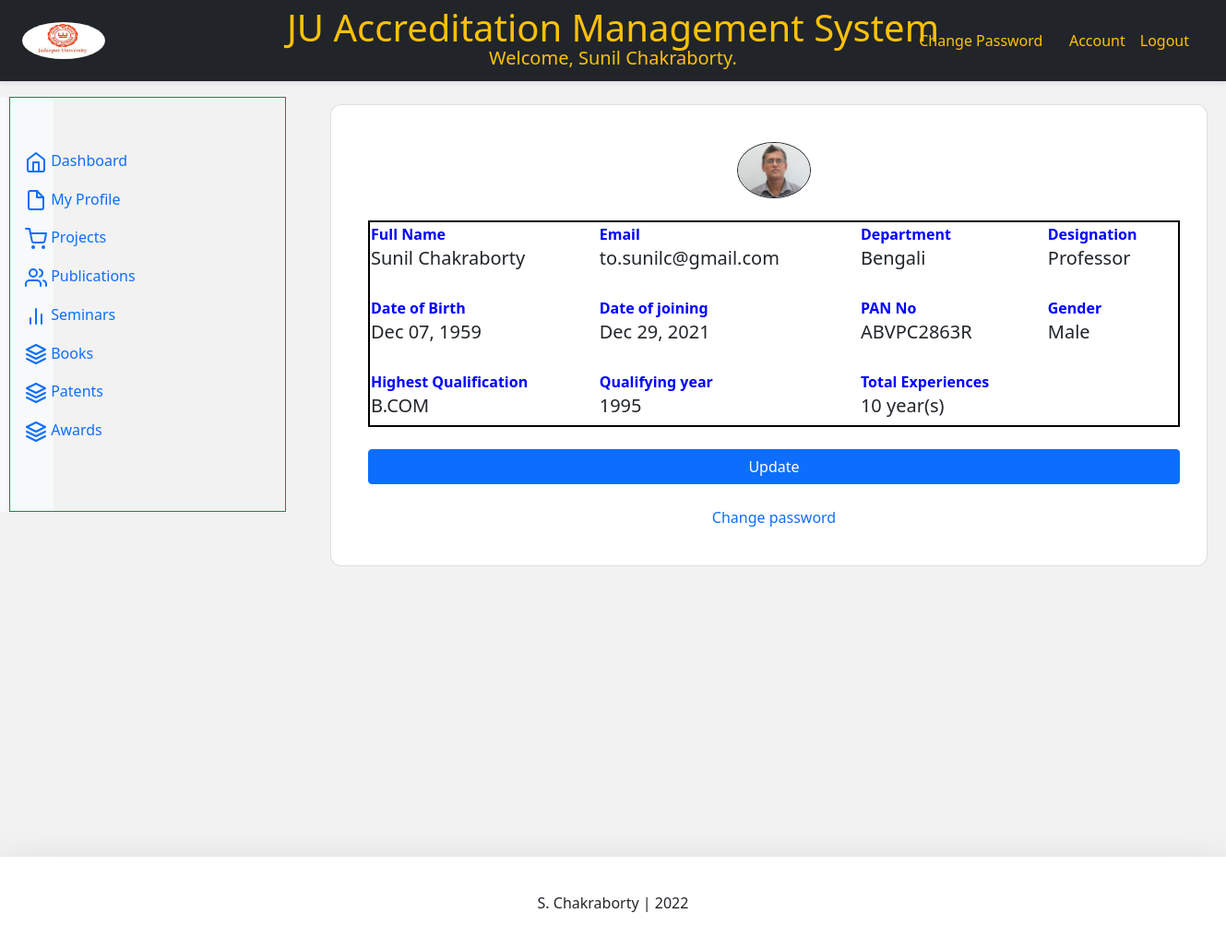
/account/1/ (signed in), run on the app's committed database.
### account/models.py (models this page shows, shortened)
class Account(AbstractBaseUser):
	email 					= models.EmailField(verbose_name="email", max_length=60, unique=True)
	username 				= models.CharField(max_length=30, unique=True)
	date_joined				= models.DateTimeField(verbose_name='date joined', auto_now_add=True)
	last_login				= models.DateTimeField(verbose_name='last login', auto_now=True)
	is_admin				= models.BooleanField(default=False)
	is_active				= models.BooleanField(default=True)
	is_staff				= models.BooleanField(default=False)
	is_superuser			= models.BooleanField(default=False)
	profile_image			= models.ImageField(max_length=255, upload_to=get_profile_image_filepath, null=True, blank=True, default=get_default_profile_image)
	hide_email				= models.BooleanField(default=True)
	Department              = models.ForeignKey("Department", on_delete=models.CASCADE, null=True, blank=True)
	Designation             = models.ForeignKey("Designation", on_delete=models.CASCADE, null=True, blank=True)
	highest_quali			= models.CharField(max_length=200, null=True, blank=True)
	pan_no					= models.CharField(max_length=10, null=True, blank=True)
	GENDER_CHOICES = (
        ('Male', 'M'),
        ('Female', 'F')
    )
	gender					= models.CharField(verbose_name='Gender(M/F)',max_length=6, choices=GENDER_CHOICES, null=True, blank=True)
	quali_year				= models.CharField(verbose_name='Qualifying Year',max_length=4, null=True, blank=True)
	dt_ob             		= models.DateField(verbose_name='date of birth', null=True, blank=True)
	tot_experience			= models.IntegerField(verbose_name='Total Experience in year', default=0)
	USERNAME_FIELD = 'email'
	REQUIRED_FIELDS = ['username']
	objects = MyAccountManager()

class Department(models.Model):
    name = models.CharField(max_length=200, unique=True)
    created         = models.DateTimeField(auto_now_add=True)
    id              = models.UUIDField(default=uuid.uuid4, unique=True,
                          primary_key=True, editable=False)
    def __str__(self):
        return self.name

class Designation(models.Model):
    name = models.CharField(max_length=200, unique=True)
    created         = models.DateTimeField(auto_now_add=True)
    id              = models.UUIDField(default=uuid.uuid4, unique=True,
                          primary_key=True, editable=False)
    def __str__(self):
        return self.name

### account/views.py (the view)
# urls.py: path('<user_id>/', account_view, name="view"),
def account_view(request, *args, **kwargs):
	context = {}
	user_id = kwargs.get("user_id")
	try:
		account = Account.objects.get(pk=user_id)
	except:
		return HttpResponse("Something went wrong.")
	if account:
		context['id'] = account.id
		context['username'] = account.username
		context['email'] = account.email
		context['profile_image'] = account.profile_image.url
		context['hide_email']    = account.hide_email
		context['last_login']  = account.last_login
		context['Department']  = account.Department
		context['Designation'] = account.Designation
		context['pan_no'] 	   = account.pan_no
		context['highest_quali']  = account.highest_quali
		context['gender']  = account.gender
		context['dt_ob']  = account.dt_ob
		context['date_joined']  = account.date_joined
		context['quali_year']  = account.quali_year
		context['tot_experience']  = account.tot_experience
		is_self = True
		is_friend = False
		user = request.user
		if user.is_authenticated and user != account:
			is_self = False
		elif not user.is_authenticated:
			is_self = False
		context['is_self'] = is_self
		context['is_friend'] = is_friend
		context['BASE_URL'] = settings.BASE_URL
		return render(request, "account/account.html", context)

### account/templates/account/account.html (shortened to what this page needs)
{% extends 'base.html' %}
{% load static %}
{% block content %}
<div class="container-fluid">
	<div class="d-flex flex-row justify-content-center flex-wrap align-items-start">
		<div class="card profile-card m-2">
		  <div class="card-body" style="width: 60rem;">
		  	<div class="d-flex flex-column justify-content-center p-4">
				<div class="image-container mx-auto mb-4">
		  			<img class="d-block border border-dark rounded-circle img-fluid mx-auto profile-image" alt="codingwithmitch logo"
					  id="id_profile_image" src="{{profile_image}}" width="80" height="50">
				</div>
				<table >
					<thead>
					  <tr>
						<th scope="col">Full Name</th>
						<th scope="col">Email</th>
						<th scope="col">Department</th>
						<th scope="col">Designation</th>
					  </tr>
					</thead>
					<tbody>
						<tr>
						  <td><h5>{{username}}</h5></td>
						{%  if is_self %}
						<td><h5>{{email}}</h5></td>
		  				{% else %}
		  					{% if hide_email %}
			  			   		<td>********</td>
			  				{% else %}
					 	   		<td>{{email}}</td>
			  				{% endif %}
			  			{% endif %}
							<td><h5>{{Department}}</h5></td>
							<td><h5>{{Designation}}</h5></td>
						</tr>
						<tr><td></td><td></td></tr>
						<tr>
							<th scope="col">Date of Birth</th>
							<th scope="col">Date of joining</th>
							<th scope="col">PAN No</th>
							<th scope="col">Gender</th>
						</tr>
						<tr>
							<td><h5>{{dt_ob|date:"M d, Y"}}</h5></td>
							<td><h5>{{date_joined|date:"M d, Y"}}</h5></td>
							<td><h5>{{pan_no}}</h5></td>
							<td><h5>{{gender}}</h5></td>
						</tr>
						<thead>
						<tr><td></td><td></td></tr>
						<tr>
							<th scope="col">Highest Qualification</th>
							<th scope="col">Qualifying year</th>
							<th scope="col">Total Experiences</th>
						</tr>
						</thead>
						<tr>
							<td><h5>{{highest_quali}}</h5></td>
							<td><h5>{{quali_year}}</h5></td>
							<td><h5>{{tot_experience}}&nbspyear(s)</h5></td>
						</tr>
					</tbody>
				</table>
		  		{% if is_self %}
		  		<a  class="mt-4 btn btn-primary" href="#">Update</a>
				<div class="d-flex flex-column mt-4">
					<a class="m-auto" href="{% url 'password_change' %}">Change password</a>
				</div>
		  		{% endif %}
		  	</div>
		  </div>
		</div>
	</div>
</div>
{% endblock content %}

### templates/base.html (shortened to what this page needs)
{% load static %}
<!DOCTYPE html>
<html lang=en>
<head>
	<link rel="stylesheet" href="{% static 'bootstrap/css/bootstrap.min.css' %}">
</head>
<body>
{% include 'snippets/header.html' %}
<div class="main">
	{% block content %}
	{% endblock content %}
</div>
{% include 'snippets/footer.html' %}
</body>
</html>

### templates/snippets/header.html (shortened to what this page needs)
{% load static %}
<div class="d-flex flex-column flex-lg-row p-3 px-md-4 mb-3 text-warning bg-dark border-bottom shadow-sm">
	<div class="d-none d-md-flex flex-row my-auto flex-grow-1 align-items-center">
		{% if request.user.is_authenticated %}
			<a href="{% url 'home' %}">
				<img class="account-image  rounded-circle"
				style="width: 90px;" src="{% static 'codingwithmitch/ju_logo.jpg' %}" alt="codingwithmitch logo" width="72" height="40">
			</a>
		{% else %}
			<img class="account-image  rounded-circle m-auto d-block dropdown-toggle" id="id_profile_links" data-toggle="dropdown" aria-haspopup="true" aria-expanded="false"
			style="width: 90px;" src="{% static 'codingwithmitch/ju_logo.jpg' %}" alt="codingwithmitch logo" width="72" height="40">
		{% endif %}
		<div class="navbar-brand" >
			    {% if request.user.is_authenticated %}
				   <h1 style="padding-top: 25px; line-height : 20px">JU Accreditation Management System</h1>
				   <p class="text-center">Welcome, {{ request.user.username }}.</p>
				{% else %}
					<h2>JU Accreditation Management System</h2>
				{% endif %}
		</div>
		<div class="d-flex flex-row-reverse flex-grow-1">
			<nav class="">
				{% if request.user.is_authenticated %}
					<div class="dropdown dropleft show p-2">
						<div class="d-flex flex-row">
							<a class="p-2 text-warning" href="{% url 'password_change' %}">Change Password</a>&nbsp&nbsp&nbsp
							<a class="p-2 text-warning" href="{% url 'account:view' user_id=request.user.id %}">Account</a>
							<a class="p-2 text-warning" href="{% url 'logout' %}">Logout</a>
						</div>
					</div>
				{% else %}
					<a class="p-2 text-warning" href="{% url 'login' %}">Login</a>
					<a class="btn text-warning btn-outline-primary" href="{% url 'register' %}">Register</a>
				{% endif %}
			</nav>
		</div>
	</div>
</div>
{% if request.user.is_authenticated %}
<div style="float:left;width:350px;">
        <nav id="sidebar" class="col-md-3 col-lg-2 d-md-block bg-light sidebar collapse">
            <div style="margin-left:10px;width:300px;height:450px;"class="position-sticky pt-md-5 border border-success">
              <ul class="nav flex-column">
                  <li class="nav-item">
                    <a class="nav-link active" aria-current="page" href="{% url 'dashboard' %}">
                      <span class="ml-2">Dashboard</span>
                    </a>
                  </li>
                  <li class="nav-item">
                    <a class="nav-link" href="{% url 'account:view' user_id=request.user.id %}">
                      <span class="ml-2">My Profile</span>
                    </a>
                  </li>
                  <li class="nav-item">
                    <a class="nav-link dropdown-toggle" data-toggle="dropdown" href="#">
                      <span class="ml-2">Projects</span>
                    </a>
                  </li>
				  <li class="nav-item">
                    <a class="nav-link dropdown-toggle" data-toggle="dropdown" href="#">
                      <span class="ml-2">Publications</span>
                    </a>
                  </li>
                  <li class="nav-item">
                    <a class="nav-link dropdown-toggle" data-toggle="dropdown" href="#">
                      <span class="ml-2">Seminars</span>
                    </a>
                  </li>
                  <li class="nav-item">
                    <a class="nav-link dropdown-toggle" data-toggle="dropdown"  href="#">
                      <span class="ml-2">Books</span>
                    </a>
                  </li>
                  <li class="nav-item">
                    <a class="nav-link dropdown-toggle" data-toggle="dropdown" href="#">
                      <span class="ml-2">Patents</span>
                    </a>
                  </li>
                  <li class="nav-item">
                    <a class="nav-link dropdown-toggle" data-toggle="dropdown" href="#">
                      <span class="ml-2">Awards</span>
                    </a>
                  </li>
                </ul>
            </div>
        </nav>
  </div>
  {% endif %}

### templates/snippets/footer.html (shortened to what this page needs)
<div class="d-flex flex-row align-items-center footer bg-white shadow-lg mt-4">
	<p class="m-auto">S. Chakraborty | 2022</p>
</div>

### templates/snippets/base_css.html (style rules this page uses)
body { background-color: #f2f2f2; font-family: "Segoe UI"; font-weight: 380; }
:root { --main-background-color: #f2f2f2; --dark-background-color: #a2a2a2; --secondary-text-color: #808080; --light-primary-text-color: #0080ff; }

### templates/snippets/header.html (style rules this page uses)
a { text-decoration: none; }
.navbar-brand { transform: translateX(-50%); left: 50%; position: absolute; }

### templates/base.html (style rules this page uses)
.main { min-height: 100vh; height: 100%; }

### account/templates/account/account.html (style rules this page uses)
table { border: 2px solid black; }
td { height: 20px; border:0px; }
th { height: 10px; }
.image-container { max-width: 250px; height: auto; }
.dropdown-toggle::after { content: none; }
.card { border-radius: 12px; }
th { color:blue }

### templates/snippets/footer.html (style rules this page uses)
.footer { min-height: 100px; }

### data on the page
Account: user.username "Sunil Chakraborty", username "Sunil Chakraborty", email "to.sunilc@gmail.com", dt_ob "Dec 07, 1959", date_joined "Dec 29, 2021", pan_no "ABVPC2863R", gender "Male", highest_quali "B.COM", quali_year "1995"
Department: name "Bengali"
Designation: name "Professor"

### other printed values
{{ tot_experience }} "10"
